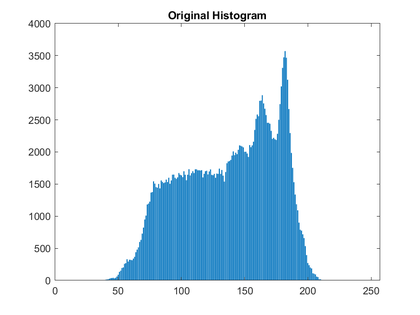
%> input picture Assignment 2/Submission/OriginalHistogram.png, 420 x 315 px, shrunk from 875 x 656 before the run
$ octave --eval "result = myHistEq(imread('OriginalHistogram.png'));"   (GNU Octave 9; MATLAB toolbox functions it lacks are replaced by stand-ins)
%> lines starting %> are read from the running program, lines starting %| are printed output that depends on the picture
function [imgHE, orgHist, heHist] = myHistEq(img)
%imgHE = histogram equalized img
%orgHist = original images histogram
%heHist = equalized images histogram

%1. check image properties
[rows, cols, colours] = size(img);
%> rows = 315; cols = 420; colours = 3
gray = uint8(img);
%> gray is the input picture: size 315x420x3 uint8; mean R, G, B 221.2, 235, 244.1
if colours == 3
    gray = rgb2gray(img);
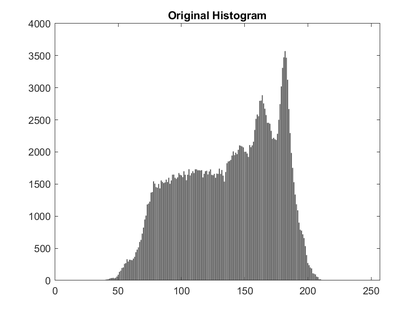
%> gray: size 315x420 uint8; min 0, max 255, mean 231.9
    [rows, cols] = size(gray);
end

figure(1);
subplot(2,2,1);
%2. Histogram generation
orgHist = imhist(gray);
%> orgHist = 256 values, max 103998 at index 256, min 0 at index 22, mean 516.8
% to display the histogram
imhist(gray);
title("Original Histogram");

%3. Probability Array
totalpx = rows*cols;
%> totalpx = 132300
pHist = orgHist/totalpx;
%> pHist = 256 values, max 0.786 at index 256, min 0 at index 22, mean 0.00391

%4. Cumulative histogram generation
cHist = cumsum(pHist);
%> cHist = 256 values from 0.000385 to 1

%5. Transformation Function
%leave as double for now - need to scale back to uint8 before generating
%histogram again
imgHE = zeros(rows, cols);

%but issues if value of gray = 0
Tk = ((255)/(rows*cols))*cHist;
%> Tk = 256 values from 7.43e-07 to 0.00193
for k = 1:rows
    for m = 1:cols
        %add plus one to prevent issues when gray = 0
        %not concerned about gray =255 since Tk(256) exists
        imgHE(k,m) = Tk(gray(k,m)+1);
    end
end
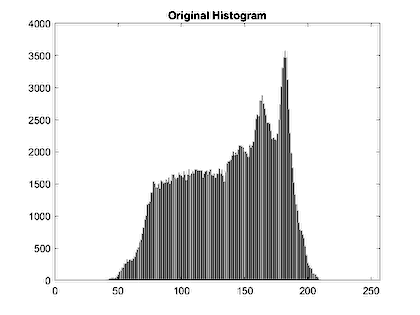
%> imgHE: size 315x420 double; min 7.43e-07, max 0.000412, mean 0.000369; drawn with min black and max white
%since Tk contains small doubles of probability for intensity
a = mat2gray(imgHE)*255;
imgHE = uint8(a);
%> imgHE: size 315x420 uint8

%generate histogram of new image

subplot(2,2,2);
heHist = imhist(imgHE);
%> heHist = 256 values, max 105078 at index 256, min 0 at index 11, mean 516.8
%displays histogram
imhist(imgHE);
title("Equalized Histogram");

%Save original and equalized
imwrite(gray, '3-LowContrast.png');
imwrite(imgHE, '4-HistogramEqualized.png');

%finish plotting them
subplot(2,2,3);
imshow(gray, []);
title('Original Image');
subplot(2,2,4);
imshow(imgHE, []);
title('Equalized Image');
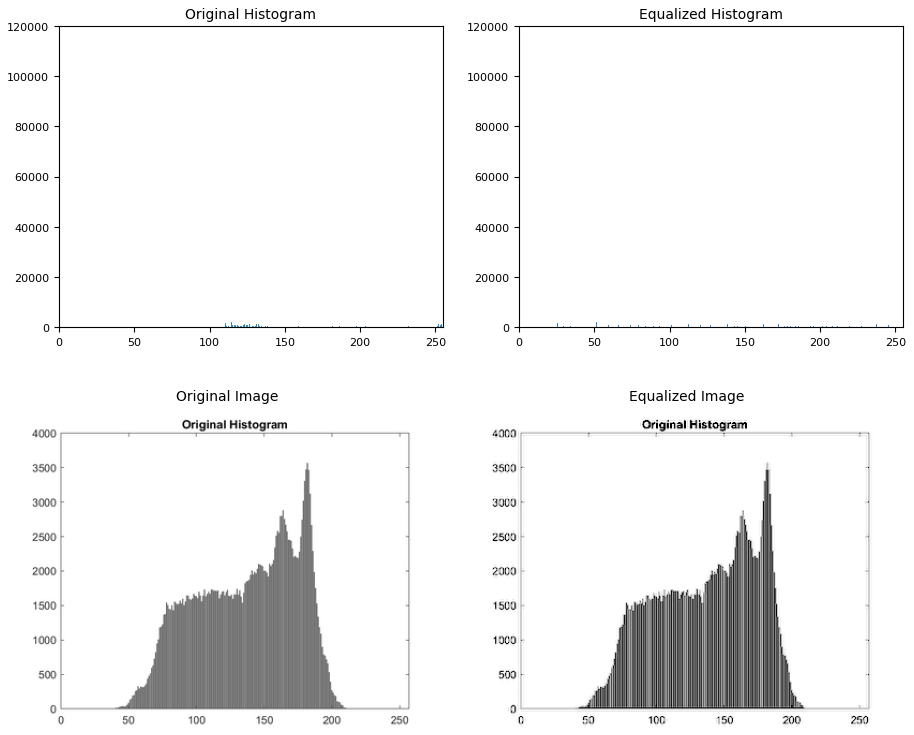
%> figure redrawn from the program's plot data, 4 panels

%save histograms as images
figure(3);
oHist = bar(orgHist);
title('Original Histogram');
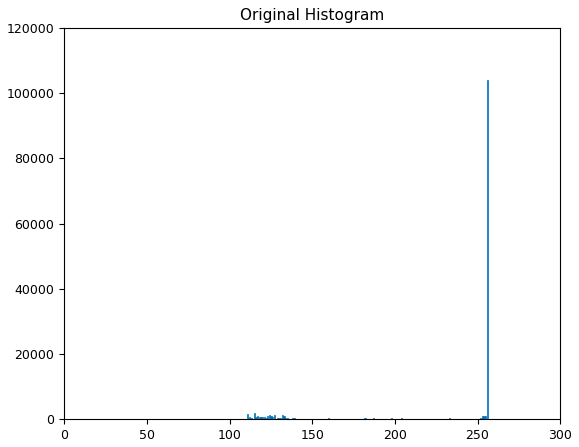
%> figure redrawn from the program's plot data; tallest bar 103998 high, from x = 255.6 to 256.4
saveas(oHist, 'OriginalHistogram.png');
figure(4);
hHist = bar(heHist);
title('Equalized Histogram');
%> figure, not shown here; tallest bar 105078 high, from x = 255.6 to 256.4
saveas(hHist, 'EqualizedHistogram.png');
end
